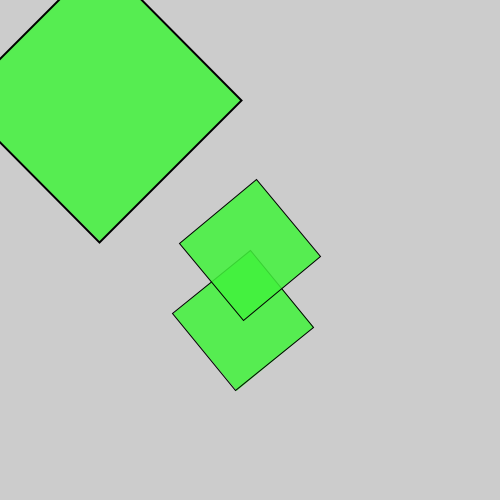
Frame 1 (no input)
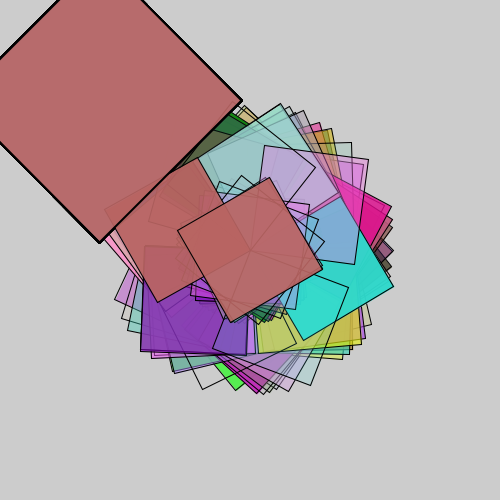
Frame 60 (the mouse pressed at the canvas centre just before this capture)
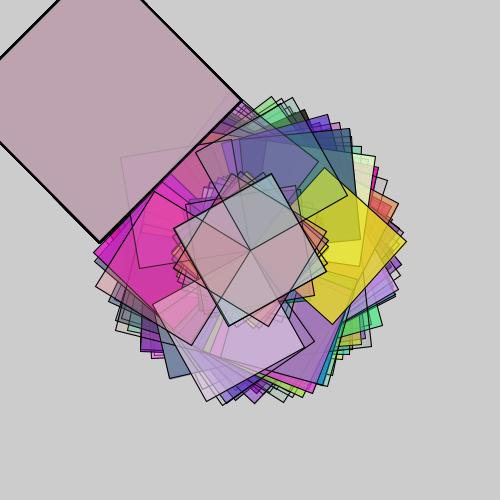
Frame 120 (the mouse held since frame 60 and released just before this capture)

The Processing sketch that drew these frames (run headless with seeded random() and noise(); from frame 60 on, the mouse is pressed at the canvas centre):

// Processing sketch: processing_129095
// ── processing_129095.pde

float rad = 0.0;
float s = 1.0;

void setup()
{
  size(500, 500);
}

void draw()
{
  rad = random(-3, 3);//rad + 0.1;
  s = s + 0.001;
  fill(random(255), random(255), random(255), random(255));
  
  pushMatrix();
  
  translate(width/2, height/2);
  rotate(rad);
  scale(s);
  
  rectMode(CORNER);
  rect(0, 0, 100, 100);
  
  rectMode(CENTER);
  rect(0, 0, 100, 100);
  
  popMatrix();
  
  
  pushMatrix();
  
  translate(100, 100);
  rotate(radians(45));
  scale(2);
  rectMode(CENTER);
  rect(0, 0, 100, 100);
  
  popMatrix();
}
